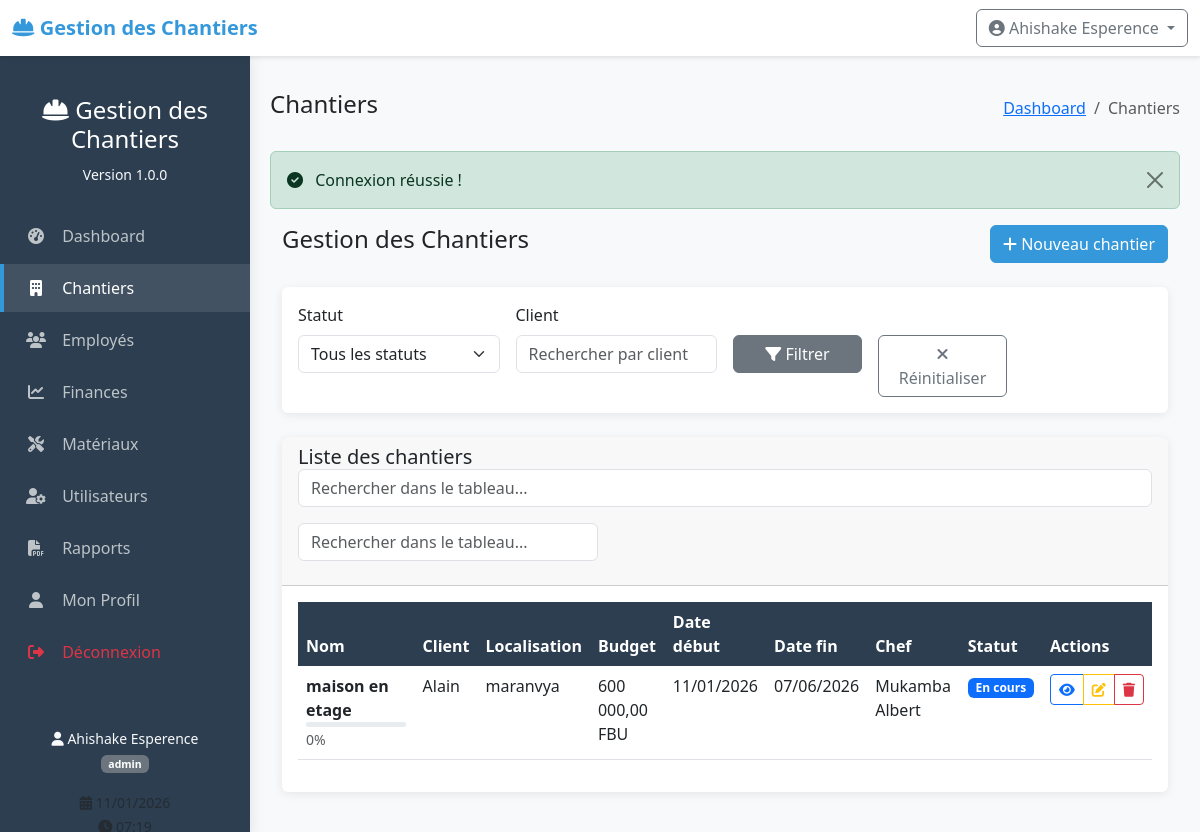
Page /index.php?controller=chantier&action=index (signed in) on the committed database.
### tables this page shows
CREATE TABLE chantiers (
    id INTEGER PRIMARY KEY AUTOINCREMENT,
    nom VARCHAR(200) NOT NULL,
    localisation TEXT NOT NULL,
    client VARCHAR(200) NOT NULL,
    budget_total DECIMAL(12,2) NOT NULL,
    date_debut DATE NOT NULL,
    date_fin DATE,
    statut VARCHAR(20) DEFAULT 'en_cours' CHECK(statut IN ('en_cours', 'suspendu', 'termine')),
    chef_chantier_id INTEGER,
    description TEXT,
    created_at DATETIME DEFAULT CURRENT_TIMESTAMP,
    updated_at DATETIME,
    FOREIGN KEY (chef_chantier_id) REFERENCES users(id)
);

CREATE TABLE users (
    id INTEGER PRIMARY KEY AUTOINCREMENT,
    username VARCHAR(50) UNIQUE NOT NULL,
    password VARCHAR(255) NOT NULL,
    nom VARCHAR(100) NOT NULL,
    prenom VARCHAR(100) NOT NULL,
    email VARCHAR(150) UNIQUE NOT NULL,
    role VARCHAR(20) NOT NULL CHECK(role IN ('admin', 'chef', 'comptable')),
    telephone VARCHAR(20),
    created_at DATETIME DEFAULT CURRENT_TIMESTAMP,
    last_login DATETIME,
    status BOOLEAN DEFAULT 1
);

### index.php (called while the page is built, shortened)
<?php
$controller = $_GET['controller'] ?? 'dashboard';
$action = $_GET['action'] ?? 'index';
$controllerInstance = new $controllerClass();
$id = $_GET['id'] ?? null;
if ($id !== null) {
    $data = $controllerInstance->$action($id);
} else {
    $data = $controllerInstance->$action();
}
$viewFolders = [
    'dashboard' => 'dashboard',
    'chantier' => 'chantiers',
    'employe' => 'employes',
    'materiau' => 'materiaux',
    'finance' => 'finances',
    'user' => 'users',
    'rapport' => 'repports'
];
$viewFolder = $viewFolders[$controller] ?? 'dashboard';
$viewFile = __DIR__ . '/views/' . $viewFolder . '/' . $action . '.php';
require_once $viewFile;

### models/Chantier.php (called while the page is built, shortened)
<?php
class Chantier {
    private $db;
    public function __construct() {
        $this->db = Database::getInstance()->getConnection();
    }
    public function getAll($filters = []) {
        $sql = "SELECT c.*, u.nom as chef_nom, u.prenom as chef_prenom
                FROM chantiers c
                LEFT JOIN users u ON c.chef_chantier_id = u.id
                WHERE 1=1";
        $params = [];
        $sql .= " ORDER BY c.date_debut DESC";
        $stmt = $this->db->prepare($sql);
        $stmt->execute($params);
        return $stmt->fetchAll();
    }
    public function getDepenses($chantier_id) {
        $sql = "SELECT SUM(montant) as total FROM depenses WHERE chantier_id = :chantier_id";
        $stmt = $this->db->prepare($sql);
        $stmt->execute([':chantier_id' => $chantier_id]);
        $result = $stmt->fetch();
        return $result['total'] ?? 0;
    }
}
?>

### config/database.php (called while the page is built, shortened)
<?php
class Database {
    private static $instance = null;
    private $connection;
    private function __construct() {
        try {
            $this->connection = new PDO('sqlite:' . dirname(__DIR__) . '/data/chantiers.db');
            $this->connection->setAttribute(PDO::ATTR_ERRMODE, PDO::ERRMODE_EXCEPTION);
            $this->connection->setAttribute(PDO::ATTR_DEFAULT_FETCH_MODE, PDO::FETCH_ASSOC);
            $this->connection->exec('PRAGMA foreign_keys = ON');
        } catch(PDOException $e) {
            die("Erreur de connexion : " . $e->getMessage());
        }
    }
    public static function getInstance() {
        if (self::$instance == null) {
            self::$instance = new Database();
        }
        return self::$instance;
    }
    public function getConnection() {
        return $this->connection;
    }
}
?>

### controllers/ChantierController.php (called while the page is built, shortened)
<?php
require_once __DIR__ . '/../models/Chantier.php';
class ChantierController {
    private $chantierModel;
    private $userModel;
    public function __construct() {
        $this->chantierModel = new Chantier();
        $this->userModel = new User();
    }
    public function index() {
        $filters = [];
        $chantiers = $this->chantierModel->getAll($filters);
        $chefs = $this->userModel->getChefs();
        return [
            'chantiers' => $chantiers,
            'chefs' => $chefs,
            'filters' => $filters
        ];
    }
}
?>

### views/chantiers/index.php (the view, shortened to what this page needs)
<?php
require_once __DIR__ . '/../../models/Chantier.php';
$chantierModel = new Chantier();
include __DIR__ . '/../../includes/header.php';
$data = $GLOBALS['data'] ?? [];
$chantiers = $data['chantiers'] ?? [];
$filters = $data['filters'] ?? [];
?>
<div class="container-fluid">
    <div class="d-flex justify-content-between align-items-center mb-4">
        <h4>Gestion des Chantiers</h4>
        <div>
            <a href="index.php?controller=chantier&action=create" class="btn btn-primary">
                <i class="fas fa-plus"></i> Nouveau chantier
            </a>
        </div>
    </div>
    <div class="card mb-4">
        <div class="card-body">
            <form method="GET" action="" class="row g-3">
                <div class="col-md-3">
                    <label class="form-label">Statut</label>
                    <select name="statut" class="form-select">
                        <option value="">Tous les statuts</option>
                    </select>
                </div>
                <div class="col-md-3">
                    <label class="form-label">Client</label>
                    <input type="text" name="client" class="form-control"
                           placeholder="Rechercher par client"
                           value="<?php echo htmlspecialchars($filters['client'] ?? ''); ?>">
                </div>
                <div class="col-md-2">
                    <label class="form-label">&nbsp;</label>
                    <button type="submit" class="btn btn-secondary w-100">
                        <i class="fas fa-filter"></i> Filtrer
                    </button>
                </div>
                <div class="col-md-2">
                    <label class="form-label">&nbsp;</label>
                    <a href="index.php?controller=chantier&action=index" class="btn btn-outline-secondary w-100">
                        <i class="fas fa-times"></i> Réinitialiser
                    </a>
                </div>
            </form>
        </div>
    </div>
    <div class="card">
        <div class="card-header">
            <h5 class="card-title mb-0">Liste des chantiers</h5>
        </div>
        <div class="card-body">
            <?php if (empty($chantiers)): ?>
            <div class="alert alert-info">
                <i class="fas fa-info-circle"></i> Aucun chantier trouvé.
            </div>
            <?php else: ?>
            <div class="table-responsive">
                <table class="table table-hover" id="tableChantiers">
                    <thead>
                        <tr>
                            <th>Nom</th>
                            <th>Client</th>
                            <th>Localisation</th>
                            <th>Budget</th>
                            <th>Date début</th>
                            <th>Date fin</th>
                            <th>Chef</th>
                            <th>Statut</th>
                            <th>Actions</th>
                        </tr>
                    </thead>
                    <tbody>
                        <?php foreach ($chantiers as $chantier):
                            $depenses = $chantierModel->getDepenses($chantier['id']);
                            $pourcentage = $chantier['budget_total'] > 0 ?
                                min(($depenses / $chantier['budget_total']) * 100, 100) : 0;
                        ?>
                        <tr>
                            <td>
                                <strong><?php echo htmlspecialchars($chantier['nom']); ?></strong>
                                <br>
                                <small class="text-muted">
                                    <div class="progress" style="height: 5px; width: 100px;">
                                    </div>
                                    <?php echo number_format($pourcentage, 0); ?>%
                                </small>
                            </td>
                            <td><?php echo htmlspecialchars($chantier['client']); ?></td>
                            <td><?php echo htmlspecialchars($chantier['localisation']); ?></td>
                            <td><?php echo number_format($chantier['budget_total'], 2, ',', ' '); ?> FBU</td>
                            <td><?php echo date('d/m/Y', strtotime($chantier['date_debut'])); ?></td>
                            <td>
                                <?php echo $chantier['date_fin'] ?
                                    date('d/m/Y', strtotime($chantier['date_fin'])) :
                                    '<span class="text-muted">En cours</span>'; ?>
                            </td>
                            <td>
                                <?php if ($chantier['chef_nom']): ?>
                                <?php echo htmlspecialchars($chantier['chef_prenom'] . ' ' . $chantier['chef_nom']); ?>
                                <?php else: ?>
                                <span class="text-muted">Non assigné</span>
                                <?php endif; ?>
                            </td>
                            <td>
                                <span class="badge
                                    <?php echo $chantier['statut'] == 'en_cours' ? 'bg-primary' :
                                           ($chantier['statut'] == 'termine' ? 'bg-success' : 'bg-warning'); ?>">
                                    <?php echo ucfirst(str_replace('_', ' ', $chantier['statut'])); ?>
                                </span>
                            </td>
                            <td>
                                <div class="btn-group btn-group-sm" role="group">
                                    <a href="index.php?controller=chantier&action=view&id=<?php echo $chantier['id']; ?>"
                                       class="btn btn-outline-primary" title="Voir">
                                        <i class="fas fa-eye"></i>
                                    </a>
                                    <?php if ($_SESSION['role'] == 'admin' || $_SESSION['role'] == 'chef'): ?>
                                    <a href="index.php?controller=chantier&action=edit&id=<?php echo $chantier['id']; ?>"
                                       class="btn btn-outline-warning" title="Modifier">
                                        <i class="fas fa-edit"></i>
                                    </a>
                                    <?php endif; ?>
                                    <?php if ($_SESSION['role'] == 'admin'): ?>
                                    <a href="index.php?controller=chantier&action=delete&id=<?php echo $chantier['id']; ?>"
                                       class="btn btn-outline-danger btn-delete" title="Supprimer">
                                        <i class="fas fa-trash"></i>
                                    </a>
                                    <?php endif; ?>
                                </div>
                            </td>
                        </tr>
                        <?php endforeach; ?>
                    </tbody>
                </table>
            </div>
            <?php endif; ?>
        </div>
    </div>
</div>
<?php include __DIR__ . '/../../includes/footer.php'; ?>

### includes/header.php (style rules this page uses)
:root { --primary-color: #2c3e50; --secondary-color: #3498db; --success-color: #27ae60; --warning-color: #f39c12; --danger-color: #e74c3c; --light-color: #ecf0f1; --dark-color: #2c3e50; }
body { font-family: 'Segoe UI', Tahoma, Geneva, Verdana, sans-serif; background-color: #f8f9fa; min-height: 100vh; }
.card { border: none; box-shadow: 0 2px 10px rgba(0,0,0,0.08); transition: transform 0.3s; margin-bottom: 20px; }
.btn-primary { background-color: var(--secondary-color); border-color: var(--secondary-color); }
.progress { height: 8px; border-radius: 4px; }
.table th { background-color: var(--primary-color); color: white; border: none; }

### rows in the picture
chantiers: nom "maison en etage", pourcentage "0", client "Alain", localisation "maranvya", budget_total "600 000,00", date_debut "11/01/2026", date_fin "07/06/2026", chef_chantier.nom "Mukamba Albert", statut "En cours"

### other values in the picture
APP_NAME "Gestion des Chantiers"
$_SESSION['nom_complet'] "Ahishake Esperence"
APP_VERSION "1.0.0"
$_SESSION['role'] "admin"
$page_title "Chantiers"
$_SESSION['success'] "Connexion réussie !"
